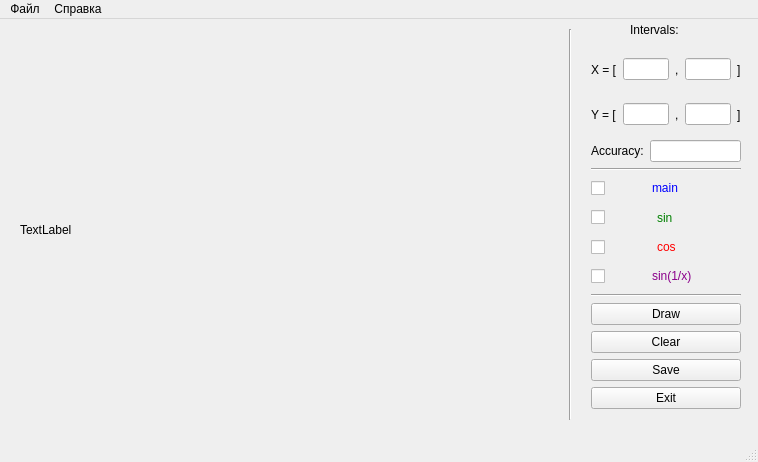
<?xml version="1.0" encoding="UTF-8"?>
<ui version="4.0">
 <class>MainWindow</class>
 <widget class="QMainWindow" name="MainWindow">
  <property name="geometry">
   <rect>
    <x>0</x>
    <y>0</y>
    <width>758</width>
    <height>462</height>
   </rect>
  </property>
  <property name="windowTitle">
   <string>MainWindow</string>
  </property>
  <widget class="QWidget" name="centralWidget">
   <widget class="Line" name="line">
    <property name="geometry">
     <rect>
      <x>560</x>
      <y>10</y>
      <width>20</width>
      <height>391</height>
     </rect>
    </property>
    <property name="orientation">
     <enum>Qt::Vertical</enum>
    </property>
   </widget>
   <widget class="QLabel" name="label">
    <property name="geometry">
     <rect>
      <x>630</x>
      <y>0</y>
      <width>81</width>
      <height>21</height>
     </rect>
    </property>
    <property name="text">
     <string>Intervals:</string>
    </property>
   </widget>
   <widget class="QLabel" name="outputGraph">
    <property name="geometry">
     <rect>
      <x>20</x>
      <y>20</y>
      <width>541</width>
      <height>381</height>
     </rect>
    </property>
    <property name="text">
     <string>TextLabel</string>
    </property>
   </widget>
   <widget class="QWidget" name="layoutWidget">
    <property name="geometry">
     <rect>
      <x>580</x>
      <y>20</y>
      <width>172</width>
      <height>381</height>
     </rect>
    </property>
    <layout class="QVBoxLayout" name="verticalLayout_6">
     <item>
      <layout class="QVBoxLayout" name="verticalLayout_5">
       <item>
        <layout class="QVBoxLayout" name="verticalLayout_4">
         <item>
          <layout class="QVBoxLayout" name="verticalLayout_3">
           <item>
            <layout class="QHBoxLayout" name="horizontalLayout_4">
             <item>
              <layout class="QHBoxLayout" name="horizontalLayout">
               <item>
                <widget class="QLabel" name="label_2">
                 <property name="text">
                  <string>X = [</string>
                 </property>
                </widget>
               </item>
               <item>
                <widget class="QLineEdit" name="inputLeftX"/>
               </item>
              </layout>
             </item>
             <item>
              <layout class="QHBoxLayout" name="horizontalLayout_3">
               <item>
                <layout class="QHBoxLayout" name="horizontalLayout_2">
                 <item>
                  <widget class="QLabel" name="label_3">
                   <property name="text">
                    <string>,</string>
                   </property>
                  </widget>
                 </item>
                 <item>
                  <widget class="QLineEdit" name="inputRightX"/>
                 </item>
                </layout>
               </item>
               <item>
                <widget class="QLabel" name="label_4">
                 <property name="text">
                  <string>]</string>
                 </property>
                </widget>
               </item>
              </layout>
             </item>
            </layout>
           </item>
           <item>
            <layout class="QHBoxLayout" name="horizontalLayout_5">
             <item>
              <layout class="QHBoxLayout" name="horizontalLayout_6">
               <item>
                <widget class="QLabel" name="label_5">
                 <property name="text">
                  <string>Y = [</string>
                 </property>
                </widget>
               </item>
               <item>
                <widget class="QLineEdit" name="inputLeftY"/>
               </item>
              </layout>
             </item>
             <item>
              <layout class="QHBoxLayout" name="horizontalLayout_7">
               <item>
                <layout class="QHBoxLayout" name="horizontalLayout_8">
                 <item>
                  <widget class="QLabel" name="label_6">
                   <property name="text">
                    <string>,</string>
                   </property>
                  </widget>
                 </item>
                 <item>
                  <widget class="QLineEdit" name="inputRightY"/>
                 </item>
                </layout>
               </item>
               <item>
                <widget class="QLabel" name="label_7">
                 <property name="text">
                  <string>]</string>
                 </property>
                </widget>
               </item>
              </layout>
             </item>
            </layout>
           </item>
          </layout>
         </item>
         <item>
          <layout class="QHBoxLayout" name="horizontalLayout_9">
           <item>
            <widget class="QLabel" name="label_8">
             <property name="text">
              <string>Accuracy:</string>
             </property>
            </widget>
           </item>
           <item>
            <widget class="QLineEdit" name="inputAccuracy"/>
           </item>
          </layout>
         </item>
        </layout>
       </item>
       <item>
        <widget class="Line" name="line_3">
         <property name="orientation">
          <enum>Qt::Horizontal</enum>
         </property>
        </widget>
       </item>
       <item>
        <layout class="QVBoxLayout" name="verticalLayout_2">
         <item>
          <layout class="QHBoxLayout" name="horizontalLayout_10">
           <item>
            <widget class="QCheckBox" name="main">
             <property name="maximumSize">
              <size>
               <width>55</width>
               <height>16777215</height>
              </size>
             </property>
             <property name="font">
              <font>
               <italic>false</italic>
               <underline>false</underline>
               <kerning>true</kerning>
              </font>
             </property>
             <property name="text">
              <string/>
             </property>
            </widget>
           </item>
           <item>
            <widget class="QLabel" name="label_9">
             <property name="text">
              <string>&lt;font color=blue&gt;  main</string>
             </property>
            </widget>
           </item>
          </layout>
         </item>
         <item>
          <layout class="QHBoxLayout" name="horizontalLayout_11">
           <item>
            <widget class="QCheckBox" name="sin">
             <property name="maximumSize">
              <size>
               <width>60</width>
               <height>16777215</height>
              </size>
             </property>
             <property name="text">
              <string/>
             </property>
            </widget>
           </item>
           <item>
            <widget class="QLabel" name="label_10">
             <property name="text">
              <string>&lt;font color=green&gt;sin</string>
             </property>
            </widget>
           </item>
          </layout>
         </item>
         <item>
          <layout class="QHBoxLayout" name="horizontalLayout_12">
           <item>
            <widget class="QCheckBox" name="cos">
             <property name="maximumSize">
              <size>
               <width>60</width>
               <height>16777215</height>
              </size>
             </property>
             <property name="text">
              <string/>
             </property>
            </widget>
           </item>
           <item>
            <widget class="QLabel" name="label_11">
             <property name="text">
              <string>&lt;font color=red&gt;cos</string>
             </property>
            </widget>
           </item>
          </layout>
         </item>
         <item>
          <layout class="QHBoxLayout" name="horizontalLayout_13">
           <item>
            <widget class="QCheckBox" name="tg">
             <property name="maximumSize">
              <size>
               <width>55</width>
               <height>16777215</height>
              </size>
             </property>
             <property name="text">
              <string/>
             </property>
            </widget>
           </item>
           <item>
            <widget class="QLabel" name="label_12">
             <property name="text">
              <string>&lt;font color=darkMagenta&gt;sin(1/x)</string>
             </property>
            </widget>
           </item>
          </layout>
         </item>
        </layout>
       </item>
      </layout>
     </item>
     <item>
      <layout class="QVBoxLayout" name="verticalLayout">
       <item>
        <widget class="Line" name="line_2">
         <property name="orientation">
          <enum>Qt::Horizontal</enum>
         </property>
        </widget>
       </item>
       <item>
        <widget class="QPushButton" name="draw">
         <property name="text">
          <string>Draw</string>
         </property>
        </widget>
       </item>
       <item>
        <widget class="QPushButton" name="clear">
         <property name="text">
          <string>Clear</string>
         </property>
        </widget>
       </item>
       <item>
        <widget class="QPushButton" name="save">
         <property name="text">
          <string>Save</string>
         </property>
        </widget>
       </item>
       <item>
        <widget class="QPushButton" name="exit">
         <property name="text">
          <string>Exit</string>
         </property>
        </widget>
       </item>
      </layout>
     </item>
    </layout>
   </widget>
  </widget>
  <widget class="QMenuBar" name="menuBar">
   <property name="geometry">
    <rect>
     <x>0</x>
     <y>0</y>
     <width>758</width>
     <height>21</height>
    </rect>
   </property>
   <widget class="QMenu" name="menu">
    <property name="title">
     <string>Файл</string>
    </property>
    <addaction name="action"/>
    <addaction name="separator"/>
    <addaction name="action_3"/>
   </widget>
   <widget class="QMenu" name="menu_2">
    <property name="title">
     <string>Справка</string>
    </property>
   </widget>
   <addaction name="menu"/>
   <addaction name="menu_2"/>
  </widget>
  <widget class="QStatusBar" name="statusBar"/>
  <action name="action">
   <property name="text">
    <string>Сохранить картинку</string>
   </property>
  </action>
  <action name="action_3">
   <property name="text">
    <string>Выход</string>
   </property>
  </action>
 </widget>
 <layoutdefault spacing="6" margin="11"/>
 <resources/>
 <connections/>
</ui>
